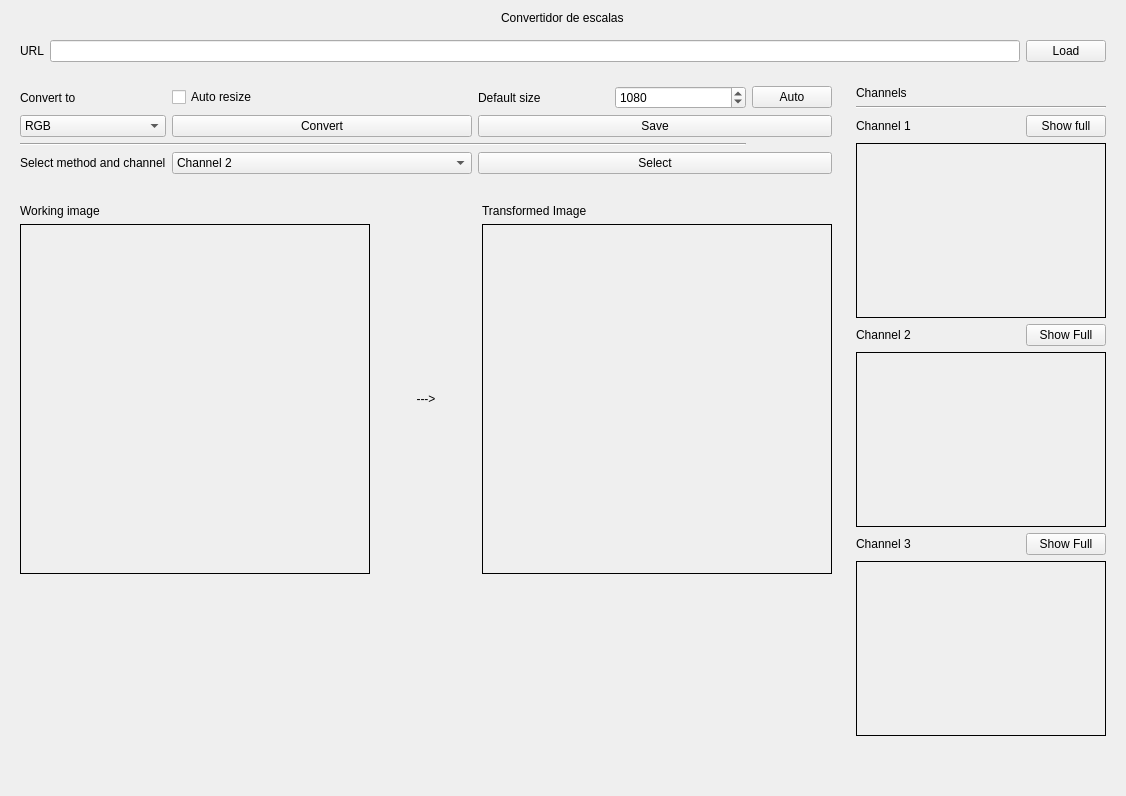
      <widget class="QWidget" name="tab">
       <attribute name="title">
        <string>Conversor</string>
       </attribute>
       <layout class="QGridLayout" name="gridLayout_2">
        <item row="10" column="1">
         <widget class="QWidget" name="widget_2" native="true">
          <layout class="QGridLayout" name="gridLayout_4">
           <item row="1" column="2">
            <widget class="QLabel" name="label_2">
             <property name="minimumSize">
              <size>
               <width>100</width>
               <height>0</height>
              </size>
             </property>
             <property name="text">
              <string>---&gt;</string>
             </property>
             <property name="alignment">
              <set>Qt::AlignCenter</set>
             </property>
            </widget>
           </item>
           <item row="1" column="4" colspan="2">
            <widget class="QLabel" name="labelImageTransformed">
             <property name="sizePolicy">
              <sizepolicy hsizetype="Expanding" vsizetype="Expanding">
               <horstretch>0</horstretch>
               <verstretch>0</verstretch>
              </sizepolicy>
             </property>
             <property name="minimumSize">
              <size>
               <width>350</width>
               <height>350</height>
              </size>
             </property>
             <property name="frameShape">
              <enum>QFrame::Box</enum>
             </property>
             <property name="text">
              <string/>
             </property>
            </widget>
           </item>
           <item row="1" column="0" colspan="2">
            <widget class="QLabel" name="labelImageOriginal">
             <property name="sizePolicy">
              <sizepolicy hsizetype="Expanding" vsizetype="Expanding">
               <horstretch>0</horstretch>
               <verstretch>0</verstretch>
              </sizepolicy>
             </property>
             <property name="minimumSize">
              <size>
               <width>350</width>
               <height>350</height>
              </size>
             </property>
             <property name="frameShape">
              <enum>QFrame::Box</enum>
             </property>
             <property name="lineWidth">
              <number>1</number>
             </property>
             <property name="text">
              <string/>
             </property>
             <property name="scaledContents">
              <bool>false</bool>
             </property>
            </widget>
           </item>
           <item row="0" column="4" colspan="2">
            <widget class="QLabel" name="label_12">
             <property name="text">
              <string>Transformed Image</string>
             </property>
            </widget>
           </item>
           <item row="0" column="0" colspan="2">
            <widget class="QLabel" name="label_11">
             <property name="text">
              <string>Working image</string>
             </property>
            </widget>
           </item>
          </layout>
         </widget>
        </item>
        <item row="8" column="1">
         <widget class="QWidget" name="widget_4" native="true">
          <layout class="QGridLayout" name="gridLayout_6">
           <item row="0" column="3">
            <widget class="QSpinBox" name="spinResize">
             <property name="maximum">
              <number>10000</number>
             </property>
             <property name="value">
              <number>1080</number>
             </property>
            </widget>
           </item>
           <item row="3" column="0">
            <widget class="QLabel" name="label_5">
             <property name="text">
              <string>Select method and channel</string>
             </property>
            </widget>
           </item>
           <item row="3" column="1">
            <widget class="QComboBox" name="comboChannel">
             <property name="currentIndex">
              <number>1</number>
             </property>
             <item>
              <property name="text">
               <string>Channel 1</string>
              </property>
             </item>
             <item>
              <property name="text">
               <string>Channel 2</string>
              </property>
             </item>
             <item>
              <property name="text">
               <string>Channel 3</string>
              </property>
             </item>
             <item>
              <property name="text">
               <string>Grey scale</string>
              </property>
             </item>
            </widget>
           </item>
           <item row="1" column="0">
            <widget class="QComboBox" name="comboFinal">
             <property name="currentIndex">
              <number>6</number>
             </property>
             <item>
              <property name="text">
               <string>Grayscale</string>
              </property>
             </item>
             <item>
              <property name="text">
               <string>HSV</string>
              </property>
             </item>
             <item>
              <property name="text">
               <string>HSL</string>
              </property>
             </item>
             <item>
              <property name="text">
               <string>Opponent</string>
              </property>
             </item>
             <item>
              <property name="text">
               <string>CMY</string>
              </property>
             </item>
             <item>
              <property name="text">
               <string>Invert</string>
              </property>
             </item>
             <item>
              <property name="text">
               <string>RGB</string>
              </property>
             </item>
            </widget>
           </item>
           <item row="0" column="0">
            <widget class="QLabel" name="label_3">
             <property name="text">
              <string>Convert to</string>
             </property>
            </widget>
           </item>
           <item row="2" column="0" colspan="4">
            <widget class="Line" name="line_2">
             <property name="orientation">
              <enum>Qt::Horizontal</enum>
             </property>
            </widget>
           </item>
           <item row="1" column="1">
            <widget class="QPushButton" name="buttonConvert">
             <property name="minimumSize">
              <size>
               <width>300</width>
               <height>0</height>
              </size>
             </property>
             <property name="text">
              <string>Convert</string>
             </property>
            </widget>
           </item>
           <item row="0" column="1">
            <widget class="QCheckBox" name="checkResize">
             <property name="enabled">
              <bool>true</bool>
             </property>
             <property name="text">
              <string>Auto resize</string>
             </property>
             <property name="checked">
              <bool>false</bool>
             </property>
            </widget>
           </item>
           <item row="0" column="2">
            <widget class="QLabel" name="label_25">
             <property name="text">
              <string>Default size</string>
             </property>
            </widget>
           </item>
           <item row="0" column="4">
            <widget class="QPushButton" name="bAuto">
             <property name="sizePolicy">
              <sizepolicy hsizetype="Fixed" vsizetype="Fixed">
               <horstretch>0</horstretch>
               <verstretch>0</verstretch>
              </sizepolicy>
             </property>
             <property name="text">
              <string>Auto</string>
             </property>
            </widget>
           </item>
           <item row="1" column="2" colspan="3">
            <widget class="QPushButton" name="buttonSave">
             <property name="text">
              <string>Save</string>
             </property>
            </widget>
           </item>
           <item row="3" column="2" colspan="3">
            <widget class="QPushButton" name="buttonSelectChannel">
             <property name="text">
              <string>Select</string>
             </property>
            </widget>
           </item>
          </layout>
         </widget>
        </item>
        <item row="0" column="1" colspan="2" alignment="Qt::AlignHCenter">
         <widget class="QLabel" name="labelTitulo">
          <property name="text">
           <string>Convertidor de escalas</string>
          </property>
         </widget>
        </item>
        <item row="8" column="2" rowspan="5">
         <widget class="QWidget" name="widget_5" native="true">
          <property name="sizePolicy">
           <sizepolicy hsizetype="Fixed" vsizetype="Preferred">
            <horstretch>0</horstretch>
            <verstretch>0</verstretch>
           </sizepolicy>
          </property>
          <property name="minimumSize">
           <size>
            <width>10</width>
            <height>10</height>
           </size>
          </property>
          <layout class="QGridLayout" name="gridLayout_7">
           <item row="9" column="0">
            <spacer name="verticalSpacer_2">
             <property name="orientation">
              <enum>Qt::Vertical</enum>
             </property>
             <property name="sizeHint" stdset="0">
              <size>
               <width>20</width>
               <height>40</height>
              </size>
             </property>
            </spacer>
           </item>
           <item row="4" column="0" colspan="2" alignment="Qt::AlignHCenter">
            <widget class="QLabel" name="labelChannelR">
             <property name="sizePolicy">
              <sizepolicy hsizetype="Minimum" vsizetype="Preferred">
               <horstretch>0</horstretch>
               <verstretch>0</verstretch>
              </sizepolicy>
             </property>
             <property name="minimumSize">
              <size>
               <width>250</width>
               <height>175</height>
              </size>
             </property>
             <property name="frameShape">
              <enum>QFrame::Box</enum>
             </property>
             <property name="text">
              <string/>
             </property>
            </widget>
           </item>
           <item row="8" column="0" colspan="2" alignment="Qt::AlignHCenter">
            <widget class="QLabel" name="labelChannelB">
             <property name="sizePolicy">
              <sizepolicy hsizetype="Minimum" vsizetype="Preferred">
               <horstretch>0</horstretch>
               <verstretch>0</verstretch>
              </sizepolicy>
             </property>
             <property name="minimumSize">
              <size>
               <width>250</width>
               <height>175</height>
              </size>
             </property>
             <property name="frameShape">
              <enum>QFrame::Box</enum>
             </property>
             <property name="text">
              <string/>
             </property>
            </widget>
           </item>
           <item row="6" column="0" colspan="2" alignment="Qt::AlignHCenter">
            <widget class="QLabel" name="labelChannelG">
             <property name="sizePolicy">
              <sizepolicy hsizetype="Minimum" vsizetype="Preferred">
               <horstretch>0</horstretch>
               <verstretch>0</verstretch>
              </sizepolicy>
             </property>
             <property name="minimumSize">
              <size>
               <width>250</width>
               <height>175</height>
              </size>
             </property>
             <property name="frameShape">
              <enum>QFrame::Box</enum>
             </property>
             <property name="text">
              <string/>
             </property>
            </widget>
           </item>
           <item row="7" column="1">
            <widget class="QPushButton" name="buttomVerBlue">
             <property name="text">
              <string>Show Full</string>
             </property>
            </widget>
           </item>
           <item row="0" column="0" colspan="2">
            <widget class="QLabel" name="label_4">
             <property name="text">
              <string>Channels</string>
             </property>
            </widget>
           </item>
           <item row="3" column="1">
            <widget class="QPushButton" name="buttomShowRed">
             <property name="sizePolicy">
              <sizepolicy hsizetype="Fixed" vsizetype="Fixed">
               <horstretch>0</horstretch>
               <verstretch>0</verstretch>
              </sizepolicy>
             </property>
             <property name="text">
              <string>Show full</string>
             </property>
            </widget>
           </item>
           <item row="3" column="0">
            <widget class="QLabel" name="label_7">
             <property name="text">
              <string>Channel 1</string>
             </property>
            </widget>
           </item>
           <item row="2" column="0" colspan="2">
            <widget class="Line" name="line">
             <property name="orientation">
              <enum>Qt::Horizontal</enum>
             </property>
            </widget>
           </item>
           <item row="7" column="0">
            <widget class="QLabel" name="label_9">
             <property name="text">
              <string>Channel 3</string>
             </property>
            </widget>
           </item>
           <item row="5" column="1">
            <widget class="QPushButton" name="buttomVerGreen">
             <property name="text">
              <string>Show Full</string>
             </property>
            </widget>
           </item>
           <item row="5" column="0">
            <widget class="QLabel" name="label_6">
             <property name="text">
              <string>Channel 2</string>
             </property>
            </widget>
           </item>
          </layout>
         </widget>
        </item>
        <item row="6" column="1" colspan="2">
         <widget class="QWidget" name="widget" native="true">
          <layout class="QGridLayout" name="gridLayout_3">
           <item row="0" column="2">
            <widget class="QPushButton" name="buttonLoad">
             <property name="text">
              <string>Load</string>
             </property>
            </widget>
           </item>
           <item row="0" column="0">
            <widget class="QLabel" name="labelUrl">
             <property name="text">
              <string>URL</string>
             </property>
            </widget>
           </item>
           <item row="0" column="1">
            <widget class="QLineEdit" name="lineURL"/>
           </item>
          </layout>
         </widget>
        </item>
        <item row="12" column="1">
         <spacer name="verticalSpacer">
          <property name="orientation">
           <enum>Qt::Vertical</enum>
          </property>
          <property name="sizeHint" stdset="0">
           <size>
            <width>20</width>
            <height>40</height>
           </size>
          </property>
         </spacer>
        </item>
       </layout>
      </widget>
